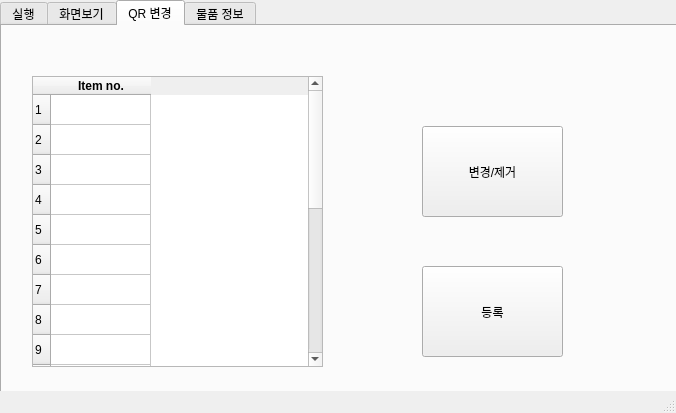
<?xml version="1.0" encoding="UTF-8"?>
<ui version="4.0">
 <class>MainWindow</class>
 <widget class="QMainWindow" name="MainWindow">
  <property name="geometry">
   <rect>
    <x>0</x>
    <y>0</y>
    <width>676</width>
    <height>413</height>
   </rect>
  </property>
  <property name="windowTitle">
   <string>MainWindow</string>
  </property>
  <widget class="QWidget" name="centralwidget">
   <widget class="QTabWidget" name="mainTab">
    <property name="geometry">
     <rect>
      <x>0</x>
      <y>0</y>
      <width>811</width>
      <height>591</height>
     </rect>
    </property>
    <property name="sizePolicy">
     <sizepolicy hsizetype="Preferred" vsizetype="Preferred">
      <horstretch>0</horstretch>
      <verstretch>0</verstretch>
     </sizepolicy>
    </property>
    <property name="currentIndex">
     <number>2</number>
    </property>
    <widget class="QWidget" name="runTab">
     <attribute name="title">
      <string>실행</string>
     </attribute>
     <widget class="QPushButton" name="runAllBtn">
      <property name="geometry">
       <rect>
        <x>40</x>
        <y>30</y>
        <width>141</width>
        <height>91</height>
       </rect>
      </property>
      <property name="text">
       <string>실행</string>
      </property>
     </widget>
     <widget class="QPushButton" name="stopBtn">
      <property name="geometry">
       <rect>
        <x>40</x>
        <y>210</y>
        <width>141</width>
        <height>91</height>
       </rect>
      </property>
      <property name="text">
       <string>정지</string>
      </property>
     </widget>
     <widget class="QPushButton" name="leftBtn">
      <property name="geometry">
       <rect>
        <x>250</x>
        <y>30</y>
        <width>141</width>
        <height>91</height>
       </rect>
      </property>
      <property name="text">
       <string>좌측이동</string>
      </property>
     </widget>
     <widget class="QPushButton" name="firstPos">
      <property name="geometry">
       <rect>
        <x>250</x>
        <y>210</y>
        <width>141</width>
        <height>91</height>
       </rect>
      </property>
      <property name="text">
       <string>초기위치 이동</string>
      </property>
     </widget>
     <widget class="QPushButton" name="rightBtn">
      <property name="geometry">
       <rect>
        <x>450</x>
        <y>30</y>
        <width>141</width>
        <height>91</height>
       </rect>
      </property>
      <property name="text">
       <string>우측이동</string>
      </property>
     </widget>
     <widget class="QPushButton" name="resBtn">
      <property name="geometry">
       <rect>
        <x>450</x>
        <y>210</y>
        <width>141</width>
        <height>91</height>
       </rect>
      </property>
      <property name="sizePolicy">
       <sizepolicy hsizetype="Minimum" vsizetype="Fixed">
        <horstretch>0</horstretch>
        <verstretch>0</verstretch>
       </sizepolicy>
      </property>
      <property name="text">
       <string>실행 예약</string>
      </property>
     </widget>
    </widget>
    <widget class="QWidget" name="viewTab">
     <attribute name="title">
      <string>화면보기</string>
     </attribute>
     <widget class="QLabel" name="firstLbl">
      <property name="geometry">
       <rect>
        <x>40</x>
        <y>20</y>
        <width>251</width>
        <height>141</height>
       </rect>
      </property>
      <property name="text">
       <string>tbl1</string>
      </property>
      <property name="alignment">
       <set>Qt::AlignCenter</set>
      </property>
     </widget>
     <widget class="QLabel" name="firstLbl_2">
      <property name="geometry">
       <rect>
        <x>370</x>
        <y>20</y>
        <width>251</width>
        <height>141</height>
       </rect>
      </property>
      <property name="text">
       <string>tbl2</string>
      </property>
      <property name="alignment">
       <set>Qt::AlignCenter</set>
      </property>
     </widget>
     <widget class="QLabel" name="firstLbl_3">
      <property name="geometry">
       <rect>
        <x>40</x>
        <y>200</y>
        <width>251</width>
        <height>141</height>
       </rect>
      </property>
      <property name="text">
       <string>tbl3</string>
      </property>
      <property name="alignment">
       <set>Qt::AlignCenter</set>
      </property>
     </widget>
     <widget class="QLabel" name="firstLbl_4">
      <property name="geometry">
       <rect>
        <x>360</x>
        <y>200</y>
        <width>251</width>
        <height>141</height>
       </rect>
      </property>
      <property name="text">
       <string>tbl4</string>
      </property>
      <property name="alignment">
       <set>Qt::AlignCenter</set>
      </property>
     </widget>
    </widget>
    <widget class="QWidget" name="infoTab">
     <attribute name="title">
      <string>QR 변경</string>
     </attribute>
     <widget class="QPushButton" name="runAllBtn_2">
      <property name="geometry">
       <rect>
        <x>420</x>
        <y>240</y>
        <width>141</width>
        <height>91</height>
       </rect>
      </property>
      <property name="text">
       <string>등록</string>
      </property>
     </widget>
     <widget class="QPushButton" name="runAllBtn_3">
      <property name="geometry">
       <rect>
        <x>420</x>
        <y>100</y>
        <width>141</width>
        <height>91</height>
       </rect>
      </property>
      <property name="text">
       <string>변경/제거</string>
      </property>
     </widget>
     <widget class="QTableWidget" name="statustable_2">
      <property name="geometry">
       <rect>
        <x>30</x>
        <y>50</y>
        <width>291</width>
        <height>291</height>
       </rect>
      </property>
      <property name="rowCount">
       <number>20</number>
      </property>
      <row/>
      <row/>
      <row/>
      <row/>
      <row/>
      <row/>
      <row/>
      <row/>
      <row/>
      <row/>
      <row/>
      <row/>
      <row/>
      <row/>
      <row/>
      <row/>
      <row/>
      <row/>
      <row/>
      <row/>
      <column>
       <property name="text">
        <string>Item no.</string>
       </property>
       <property name="font">
        <font>
         <weight>75</weight>
         <bold>true</bold>
        </font>
       </property>
      </column>
     </widget>
    </widget>
    <widget class="QWidget" name="tab">
     <attribute name="title">
      <string>물품 정보</string>
     </attribute>
     <widget class="QTableWidget" name="statustable">
      <property name="geometry">
       <rect>
        <x>10</x>
        <y>20</y>
        <width>651</width>
        <height>331</height>
       </rect>
      </property>
      <property name="rowCount">
       <number>20</number>
      </property>
      <row/>
      <row/>
      <row/>
      <row/>
      <row/>
      <row/>
      <row/>
      <row/>
      <row/>
      <row/>
      <row/>
      <row/>
      <row/>
      <row/>
      <row/>
      <row/>
      <row/>
      <row/>
      <row/>
      <row/>
      <column>
       <property name="text">
        <string>Item no.</string>
       </property>
       <property name="font">
        <font>
         <weight>75</weight>
         <bold>true</bold>
        </font>
       </property>
      </column>
      <column>
       <property name="text">
        <string>status</string>
       </property>
       <property name="font">
        <font>
         <weight>75</weight>
         <bold>true</bold>
        </font>
       </property>
      </column>
     </widget>
    </widget>
   </widget>
  </widget>
  <widget class="QMenuBar" name="menubar">
   <property name="geometry">
    <rect>
     <x>0</x>
     <y>0</y>
     <width>676</width>
     <height>21</height>
    </rect>
   </property>
  </widget>
  <widget class="QStatusBar" name="statusbar"/>
 </widget>
 <resources/>
 <connections/>
</ui>
